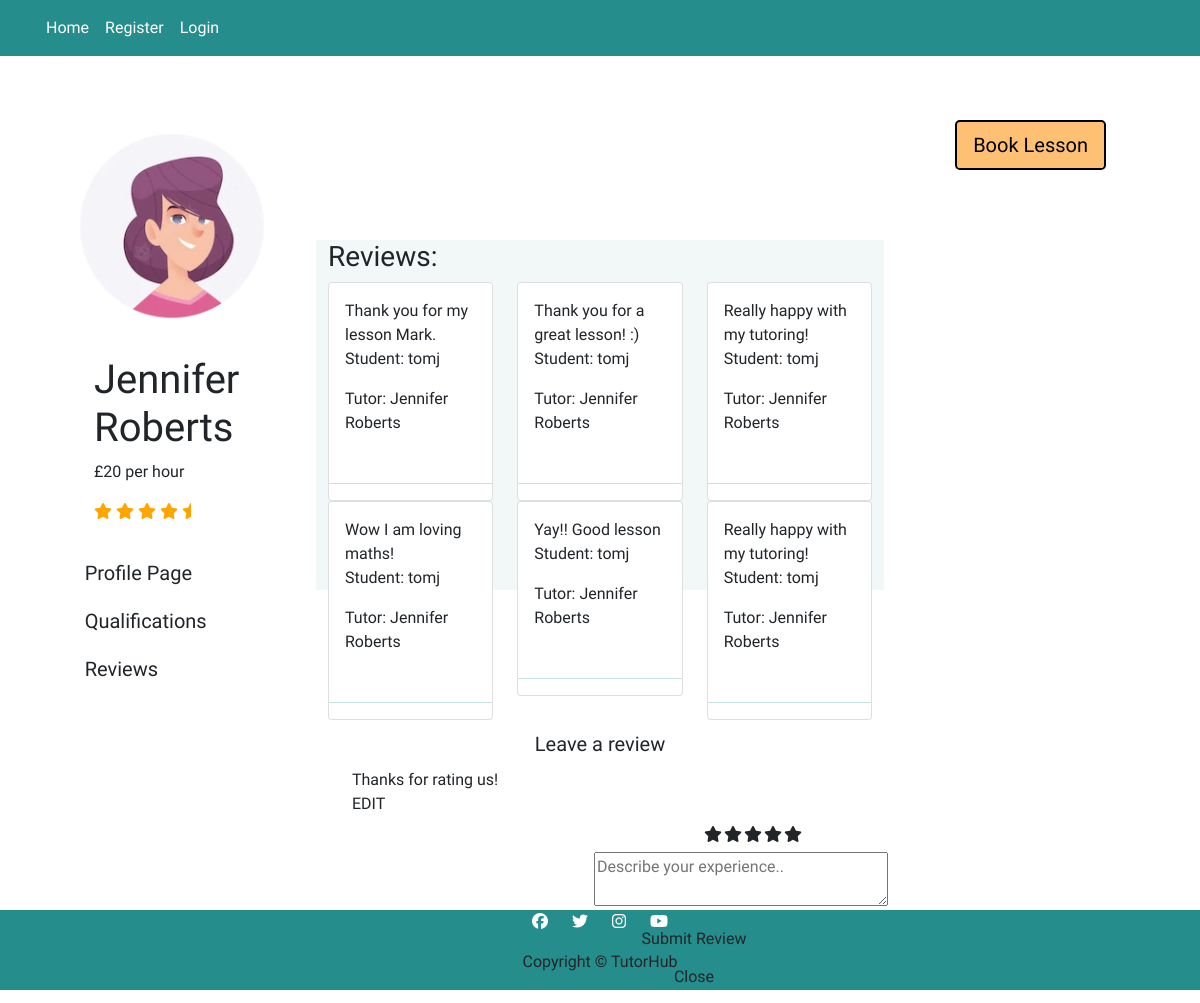
Before: /tutors/tutor_two/reviews/ with the older database file.
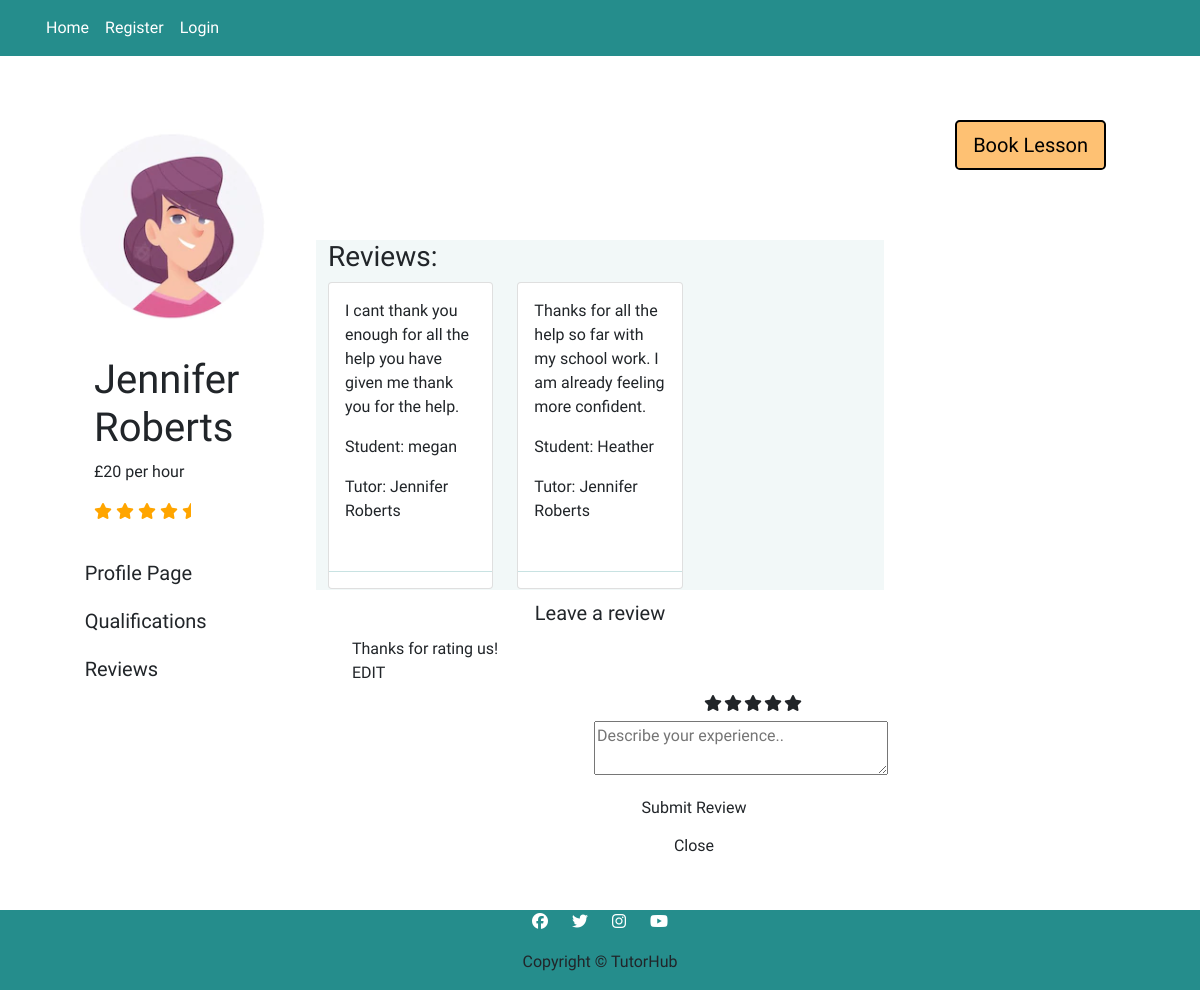
After: the same page with the newer database file.
### tutorprofile/models.py (models this page shows, shortened)
class Review(models.Model):
    tutor = models.CharField(max_length=50)
    student = models.ForeignKey(User, on_delete=models.CASCADE, related_name="review")
    review = models.CharField(max_length=150)
    created_on = models.DateTimeField(auto_now_add=True)
    class Meta:
        ordering = ['-created_on']

### tutorprofile/views.py (the view)
# urls.py: path('tutor_two/reviews/', views.ReviewListTutorTwo.as_view(), name='tutor_two_reviews'),
class ReviewListTutorTwo(generic.ListView):
    model = Review
    queryset = Review.objects.filter(Q(tutor='Jennifer Roberts')).order_by('-created_on')
    template_name = 'tutorprofile/tutor_two_reviews.html'
    paginate_by = 6

### tutorprofile/templates/tutorprofile/tutor_two_reviews.html (shortened to what this page needs)
{% extends "base.html" %}
{% load static %}
{% block content %}
<div class="container-fluid center-block">
    <div class="row profile">
        <div class="col-3">
            <div class="row">
                <div class="col-12 user-image">
                    <img src="../../../static/images/tutortwo.png" alt="cartoon image of a tutor">
                </div>
            </div>
            <div class="row">
                <div class="col-12 user-info">
                    <h1>Jennifer Roberts</h1>
                    <p>£20 per hour</p>
                    <i class="fa-solid fa-star"></i>
                    <i class="fa-solid fa-star"></i>
                    <i class="fa-solid fa-star"></i>
                    <i class="fa-solid fa-star"></i>
                    <i class="fa-solid fa-star-half"></i>
                </div>
            </div>
            <div class="row center-block">
                <div class="col-10">
                    <a href="{% url 'tutor_two_profile' %}"><button class="btn btn-signup btn-lg user-btns" id="proile-btn">Profile Page</button></a>
                    <a href="{% url 'tutor_two_qualifications' %}"><button class="btn btn-signup btn-lg user-btns" id="qualifications-btn">Qualifications</button></a>
                    <a href="{% url 'tutor_two_reviews' %}"><button class="btn btn-signup btn-lg user-btns" id="reviews-btn">Reviews</button></a>
                </div>
            </div>
        </div>
        <div class="col-6" id="reviews">
            <h3>Reviews:</h3>
            <div class="row">
                {% for review in review_list %}
                    <div class="col-4">
                        <div class="card">
                            <div class="card-body">
                                {{ review.review|safe }}
                                <p> Student: {{ review.student }}</p>
                                <p> Tutor: {{ review.tutor }}</p>
                            </div>
                            <hr />
                        </div>
                    </div>
                {% endfor %}
            </div>
            <div class="row">
                <button class="btn btn-signup btn-lg" id="create-review">Leave a review</button>
            </div>
            <div class="container" id="review-container">
                <div class="post">
                  <div class="text">Thanks for rating us!</div>
                  <div class="edit">EDIT</div>
                </div>
                <div class="container col-6 star-rating">
                    <label for="rate-5" class="fas fa-star"></label>
                    <label for="rate-4" class="fas fa-star"></label>
                    <label for="rate-3" class="fas fa-star"></label>
                    <label for="rate-2" class="fas fa-star"></label>
                    <label for="rate-1" class="fas fa-star"></label>
                  <form action="#">
                    <div class="textarea">
                      <textarea cols="30" placeholder="Describe your experience.."></textarea>
                    </div>
                    <div class="btn">
                      <button type="submit" class="btn submit-review">Submit Review</button>
                      <button type="button" class="btn cancel" onclick="closeForm()">Close</button>
                    </div>
                  </form>
                </div>
              </div>
        </div>
        <div class="col-3" id="bookings-button">
            <div class="row booking-button">
                <a href="{% url 'tutor_two' %}"><button class="btn btn-signup btn-lg user-btns tutorpage-buttons" id="booking-btn">Book Lesson</button></a>
            </div>
        </div>
    </div>
</div>
{% endblock %}

### templates/base.html (shortened to what this page needs)
{% load static %}
<!DOCTYPE html>
<html>
<head>
    <link rel="stylesheet" href="https://cdnjs.cloudflare.com/ajax/libs/font-awesome/5.15.3/css/all.min.css">
    <link href="https://cdn.jsdelivr.net/npm/bootstrap@5.0.1/dist/css/bootstrap.min.css" rel="stylesheet"
>
    <link rel="stylesheet" href="{% static 'css/style.css' %}">
</head>
<body>
    <nav class="navbar navbar-expand-lg navbar-light navbar">
        <div class="conatiner-fluid">
            <div class="row">
                <ul class="navbar-nav me-auto mb-2 mb-lg-0">
                    <li class="nav-item">
                        <a class="nav-link" href="{% url 'index' %}">Home</a>
                    </li>
                    {% if user.is_authenticated %}
                    <li class="nav-item">
                        <a class="nav-link" href="{% url 'account_logout' %}">Logout</a>
                    </li>
                    <li class="nav-item">
                        <a class="nav-link" href="{% url 'profile' %}">Profile</a>
                    </li>
                    {% else %}
                    <li class="nav-item">
                        <a class="nav-link" href="{% url 'account_signup' %}">Register</a>
                    </li>
                    <li class="nav-item">
                        <a class="nav-link" href="{% url 'account_login' %}">Login</a>
                    </li>
                    {% endif %}
                </ul>
            </div>
        </div>
    </nav>
    <br/>
    <main>
        {% block content %}{% endblock content %}
    </main>
    <footer>
        <div class="container-fluid">
            <div class="row center footer">
                <ul>
                    <li><a href="https://www.facebook.com/" target="_blank" rel="noopener"
                            aria-label="Click here to go to our facebook page"><i class="fab fa-facebook"></i></a></li>
                    <li><a href="https://www.twitter.com/" target="_blank" rel="noopener"
                            aria-label="Click here to go to our twitter page"><i class="fab fa-twitter"></i></a></li>
                    <li><a href="https://www.instagram.com/" target="_blank" rel="noopener"
                            aria-label="Click here to go to our instagram page"><i class="fab fa-instagram"></i></a></li>
                    <li><a href="https://www.youtube.com/" target="_blank" rel="noopener"
                            aria-label="Click here to go to our youtube page"><i class="fab fa-youtube"></i></a></li>
                </ul>
                <p>Copyright © TutorHub</p>
            </div>
        </div>
    </footer>
</body>
</html>

### static/css/style.css (style rules this page uses)
html, body { max-width: 100%; overflow-x: hidden; font-family: 'Hubballi', cursive; }
.center { text-align: center; }
.navbar { background-color: #258d8c; padding-left: 50px; }
.navbar-light .navbar-nav .nav-link { color: white; }
.center-block { display: flex; justify-content: center; }
.user-btns { width: 100%; text-align: left; }
hr { color: #258d8c; }
.profile { width: 100%; margin-top: 20px; padding: 20px; height: 810px; }
.user-info { margin-top: 25px; margin-left: 50px; margin-bottom: 25px; }
.user-info i { color: orange; }
.user-image { display: flex; justify-content: center; font-size: 150px; }
#reviews { background-color: #258d8c0f; margin-top: 120px; height: 350px; }
.star-rating { float: right; margin-right: 30px; }
.star-rating label { padding: 10px; width: 0; float: right; transition: all 0.2s ease; }
.booking-button { float: right; padding-right: 50px; }
.tutorpage-buttons { border: solid 2px black; width: 100%; margin: auto; background-color: #fec173; color: black; font-size: 20px; }
.footer { background-color: #258d8c; }
.footer li { display: inline; padding: 10px; }
.footer li i { color: white; }

Changed rows visible on the page:
removed Review: review "Thank you for my lesson Mark.", student "tomj", tutor "Jennifer Roberts"
removed Review: review "Thank you for a great lesson! :)", student "tomj", tutor "Jennifer Roberts"
removed Review: review "Really happy with my tutoring!", student "tomj", tutor "Jennifer Roberts"
removed Review: review "Wow I am loving maths!", student "tomj", tutor "Jennifer Roberts"
removed Review: review "Yay!! Good lesson", student "tomj", tutor "Jennifer Roberts"
removed Review: review "Really happy with my tutoring!", student "tomj", tutor "Jennifer Roberts"
added Review: review "I cant thank you enough for all the help you have given me thank you for the help.", student "megan", tutor "Jennifer Roberts"
added Review: review "Thanks for all the help so far with my school work. I am already feeling more confident.", student "Heather", tutor "Jennifer Roberts"
